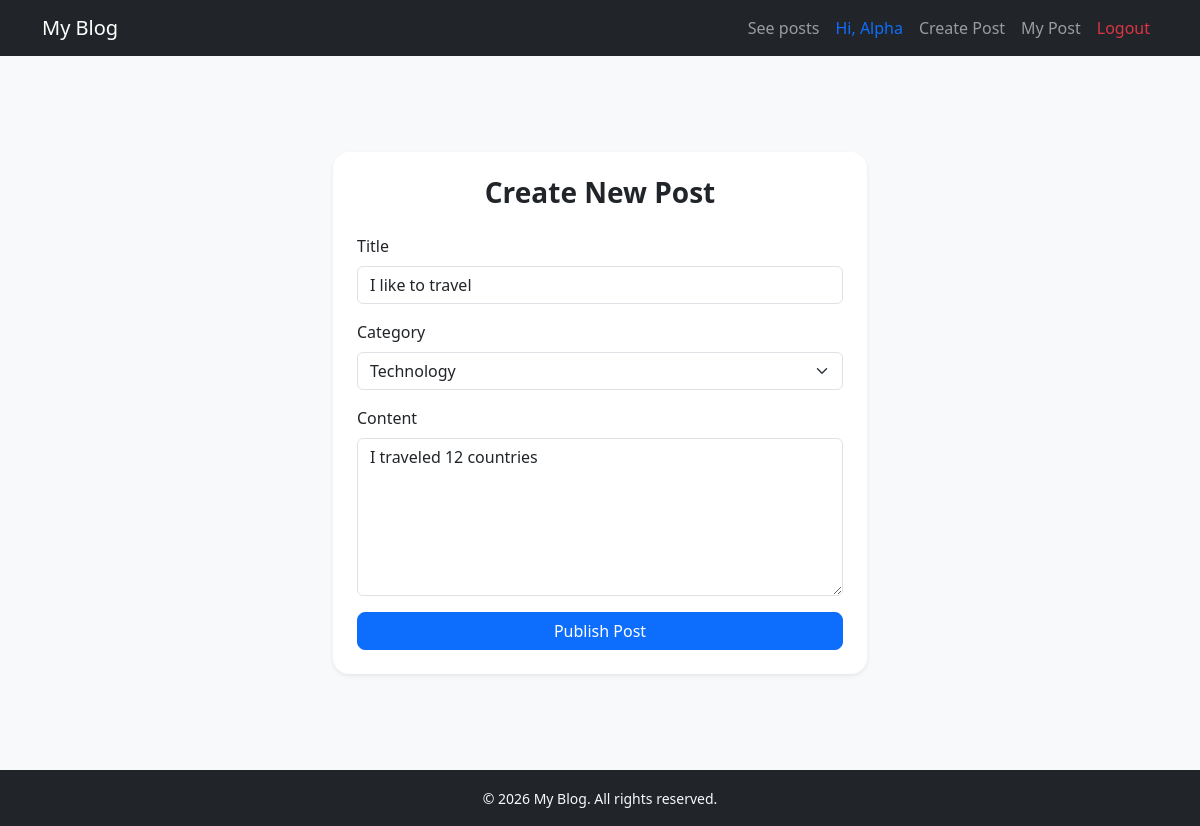
Page /blog/edit/2/ (signed in) on the committed database.
### coreapp/models.py (models this page shows, shortened)
class Blog(models.Model):
    title = models.CharField(max_length=150)
    content = models.TextField()
    is_draft = models.BooleanField(default=False)
    author = models.ForeignKey(User, on_delete=models.CASCADE)
    category = models.ForeignKey('Categories', on_delete=models.CASCADE)

### coreapp/views.py (the view)
# urls.py: path('blog/edit/<int:pk>/', views.edit_post, name='edit_post'),
@login_required(login_url='login')
def edit_post(request, pk):
    post = get_object_or_404(Blog, pk=pk, author=request.user)
    if request.method == "POST":
        form = BlogForm(request.POST, instance=post)
        if form.is_valid():
            form.save()
            return redirect("my_posts")
    else:
        form = BlogForm(instance=post)
    return render(request, "create_post.html", {"form": form})

### coreapp/forms.py
class BlogForm(forms.ModelForm):
    class Meta:
        model = Blog
        fields = 'title', 'category', 'content'
        widgets = {
            'title': forms.TextInput(attrs={'class': 'form-control'}),
            'category': forms.Select(attrs={'class': 'form-select'}),
            'content': forms.Textarea(attrs={'class': 'form-control', 'rows': 6}),
        }

### coreapp/models.py (called while the page is built)
    def __str__(self):
        return  self.catName

### coreapp/templates/create_post.html (shortened to what this page needs)
{% extends "index.html" %}
{% block content %}
<div class="container py-5">
    <div class="row justify-content-center">
        <div class="col-lg-6">
            <div class="card shadow-sm rounded-4 border-0">
                <div class="card-body p-4">
                    <h3 class="mb-4 fw-bold text-center">Create New Post</h3>
                    <form method="POST">
                        <div class="mb-3">
                            <label class="form-label">Title</label>
                            {{ form.title }}
                        </div>
                        <div class="mb-3">
                            <label class="form-label">Category</label>
                            {{ form.category }}
                        </div>
                        <div class="mb-3">
                            <label class="form-label">Content</label>
                            {{ form.content }}
                        </div>
                        <div class="d-grid mt-3">
                            <button type="submit" class="btn btn-primary rounded-3">
                                Publish Post
                            </button>
                        </div>
                    </form>
                </div>
            </div>
        </div>
    </div>
</div>
{% endblock %}

### coreapp/templates/index.html (shortened to what this page needs)
<!DOCTYPE html>
<html lang="en">
<head>
    <link href="https://cdn.jsdelivr.net/npm/bootstrap@5.3.2/dist/css/bootstrap.min.css" rel="stylesheet">
</head>
<body class="bg-light d-flex flex-column min-vh-100 ">
<nav class="navbar navbar-expand-lg navbar-dark bg-dark">
    <div class="container">
        <a class="navbar-brand" href="{% url 'index' %}">My Blog</a>
        <div class="collapse navbar-collapse" id="navbarNav">
            <ul class="navbar-nav ms-auto">
                <li class="nav-item">
                    <a class="nav-link" href="{% url 'blog_list' %}">See posts</a>
                </li>
                {% if user.is_authenticated %}
                 <li class="nav-item">
                        <span class="nav-link text-primary">Hi, {{ user.username }}</span>
                    </li>
                <li class=" nav-item">
                    <a class="nav-link" href="{% url 'create_post'%}">Create Post</a>
                </li>
                <li class=" nav-item">
                    <a class="nav-link" href="{% url 'my_posts'%}">My Post</a>
                </li>
                    <li class="nav-item">
                        <a class="nav-link text-danger" href="{% url 'logout' %}">Logout</a>
                    </li>
                {% endif %}
            </ul>
        </div>
    </div>
</nav>
<div class="container py-5 flex-fill">
{% block content %}{% endblock %}
</div>
<footer class="bg-dark text-light text-center py-3">
    <small>© 2026 My Blog. All rights reserved.</small>
</footer>
</body>
</html>

### rows in the picture
Blog: title "I like to travel", category "Technology", content "I traveled 12 countries"

### other values in the picture
{{ user.username }} "Alpha"
